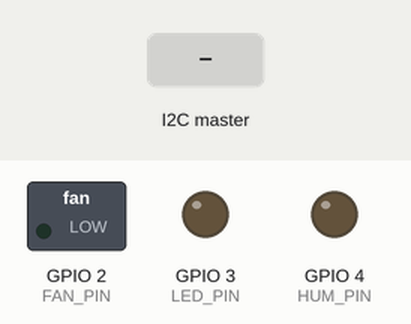
This sketch was run on a simulated ESP32. Shown: switched loads named in the sketch (green lamp = pin HIGH), output pins drawn as LEDs (lit = HIGH). Inputs (shaded band) come from the test bench. What the sketch prints to the serial monitor is not drawn.

Above: at 1.2 s.
1.3 s: the I2C master sends "F"
At 2.5 s:
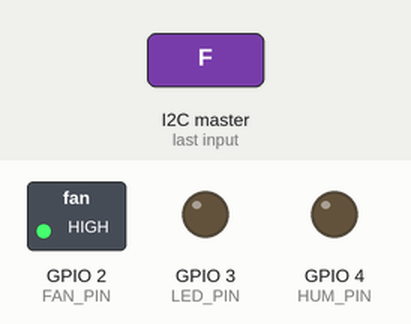
2.8 s: the I2C master sends "L"
At 3.8 s:
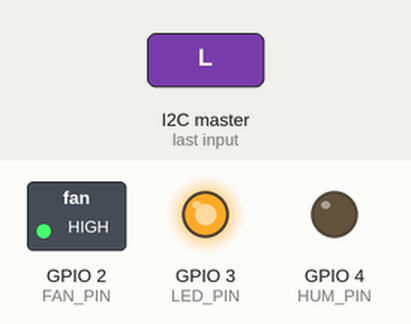
4.3 s: the I2C master sends "f"
At 5.0 s:
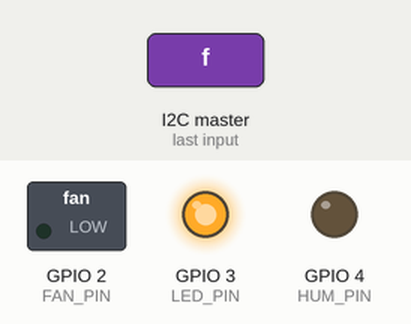
5.8 s: the I2C master sends "H"
At 6.1 s:
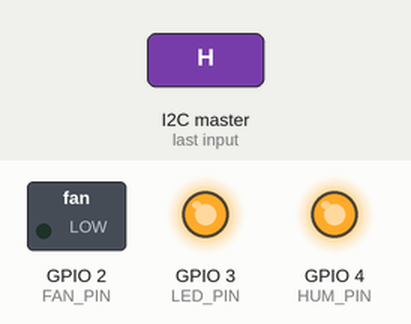
7.3 s: the I2C master sends "l"
At 8.5 s:
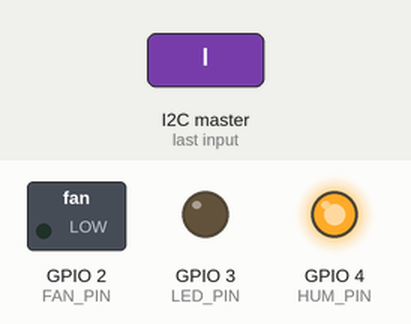
8.8 s: the I2C master sends "F"
At 9.6 s:
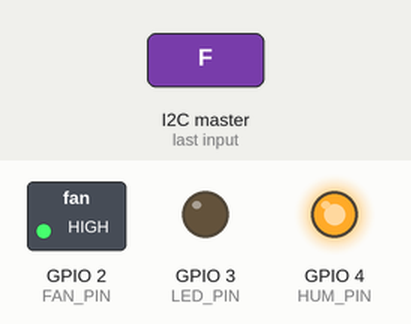
Timing chart, 0 to 11.3 s (numbered marks = the images above; inputs shaded):
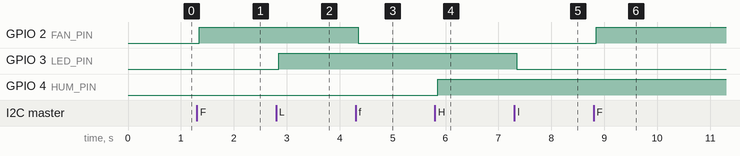

The sketch:

Arduino_Relay.ino.ino
```cpp
// Arduino_Relay.ino
// 펌웨어 버전: 1.0.0 (2025-03-26)
// ESP32 SmartFarm 프로젝트의 릴레이 제어 모듈

#include <Wire.h>

#define SLAVE_ADDRESS 0x08
#define FAN_PIN 2     // D2: 팬 릴레이
#define LED_PIN 3     // D3: LED 릴레이
#define HUM_PIN 4     // D4: 가습기 릴레이

// 릴레이 상태 변수
byte relay_status = 0;

void setup() {
  // I2C 슬레이브 초기화
  Wire.begin(SLAVE_ADDRESS);
  Wire.onReceive(receiveEvent);
  Wire.onRequest(requestEvent);

  // 릴레이 핀 설정
  pinMode(FAN_PIN, OUTPUT);
  pinMode(LED_PIN, OUTPUT);
  pinMode(HUM_PIN, OUTPUT);

  // 초기 상태: 모든 릴레이 OFF
  digitalWrite(FAN_PIN, LOW);
  digitalWrite(LED_PIN, LOW);
  digitalWrite(HUM_PIN, LOW);

  Serial.begin(9600);  // 디버깅용
  Serial.println("Arduino Relay Control 초기화 완료");
}

void loop() {
  // 상태 업데이트
  relay_status = 0;
  relay_status |= (digitalRead(LED_PIN) << 4);  // 상위 4비트: LED
  relay_status |= (digitalRead(FAN_PIN) << 2);  // 중간 2비트: 팬
  relay_status |= digitalRead(HUM_PIN);         // 하위 2비트: 가습기

  delay(100);  // 약간의 지연
}

// I2C로 명령 수신
void receiveEvent(int bytes) {
  if (Wire.available()) {
    char command = Wire.read();

    switch(command) {
      case 'F':  // Fan ON
        digitalWrite(FAN_PIN, HIGH);
        Serial.println("Fan ON");
        break;
      case 'f':  // Fan OFF
        digitalWrite(FAN_PIN, LOW);
        Serial.println("Fan OFF");
        break;
      case 'L':  // LED ON
        digitalWrite(LED_PIN, HIGH);
        Serial.println("LED ON");
        break;
      case 'l':  // LED OFF
        digitalWrite(LED_PIN, LOW);
        Serial.println("LED OFF");
        break;
      case 'H':  // Humidifier ON
        digitalWrite(HUM_PIN, HIGH);
        Serial.println("Humidifier ON");
        break;
      case 'h':  // Humidifier OFF
        digitalWrite(HUM_PIN, LOW);
        Serial.println("Humidifier OFF");
        break;
    }
  }
}

// 상태 요청에 응답
void requestEvent() {
  Wire.write(relay_status);
}
```

Measured:
- after the input at 1.3 s, GPIO 2 (FAN_PIN): LOW → HIGH after 0.05 s
- after the input at 2.8 s, GPIO 3 (LED_PIN): LOW → HIGH after 0.05 s
- after the input at 4.3 s, GPIO 2 (FAN_PIN): HIGH → LOW after 0.05 s
- after the input at 5.8 s, GPIO 4 (HUM_PIN): LOW → HIGH after 0.05 s
- after the input at 7.3 s, GPIO 3 (LED_PIN): HIGH → LOW after 0.05 s
- after the input at 8.8 s, GPIO 2 (FAN_PIN): LOW → HIGH after 0.05 s
